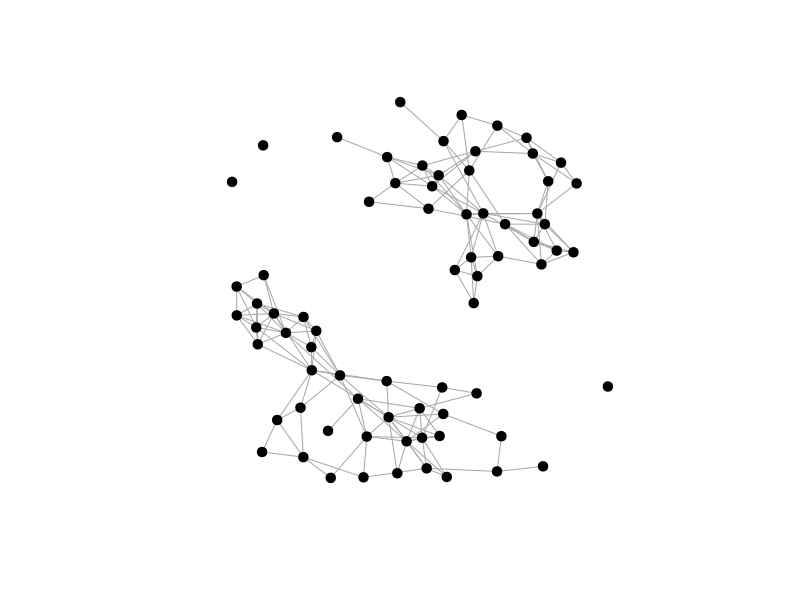
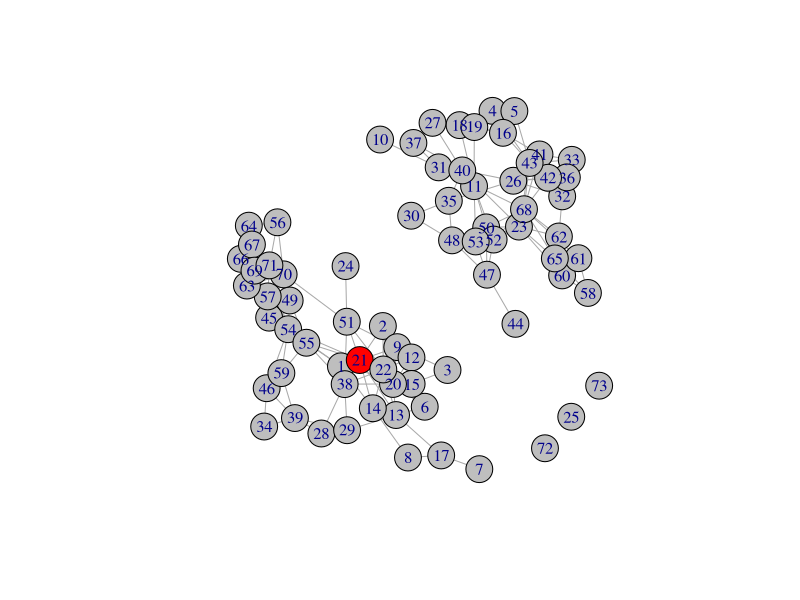
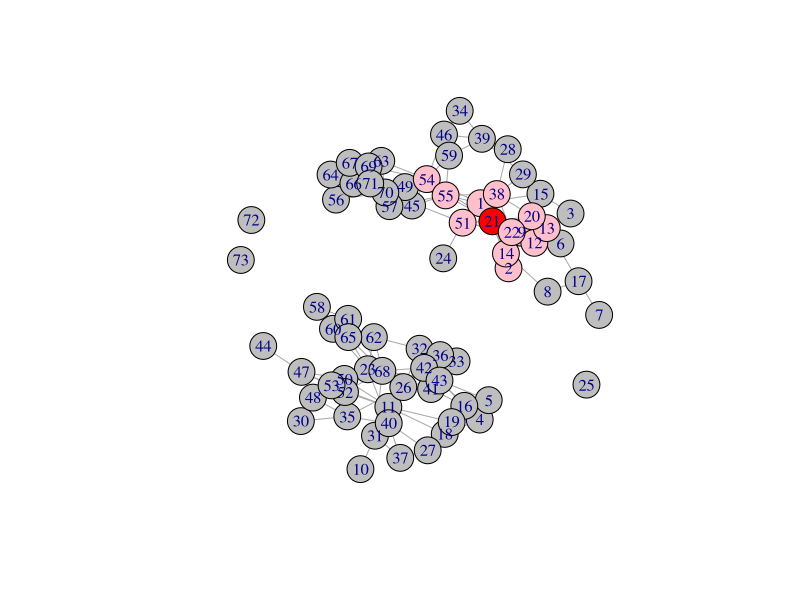
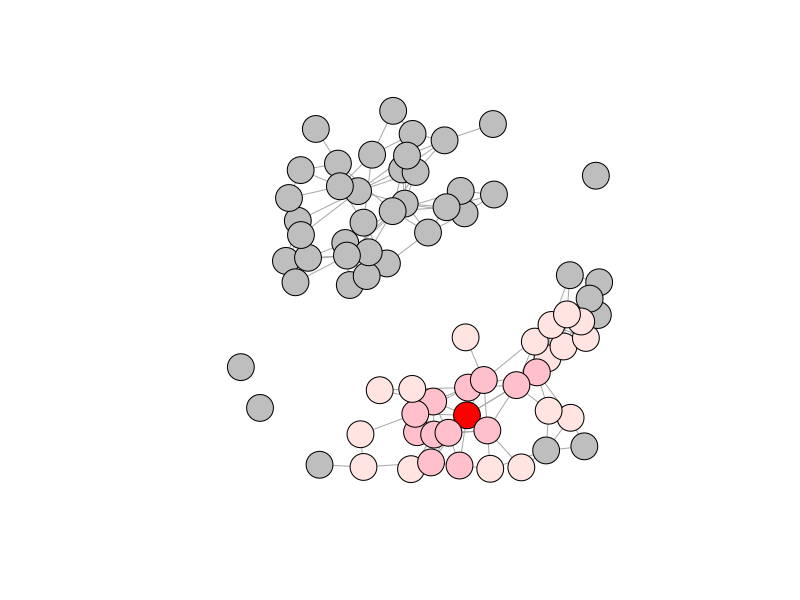
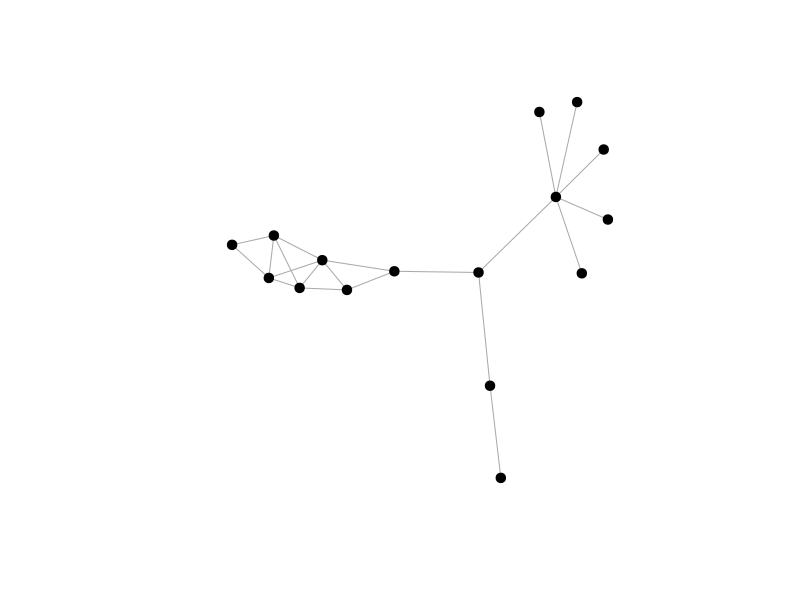
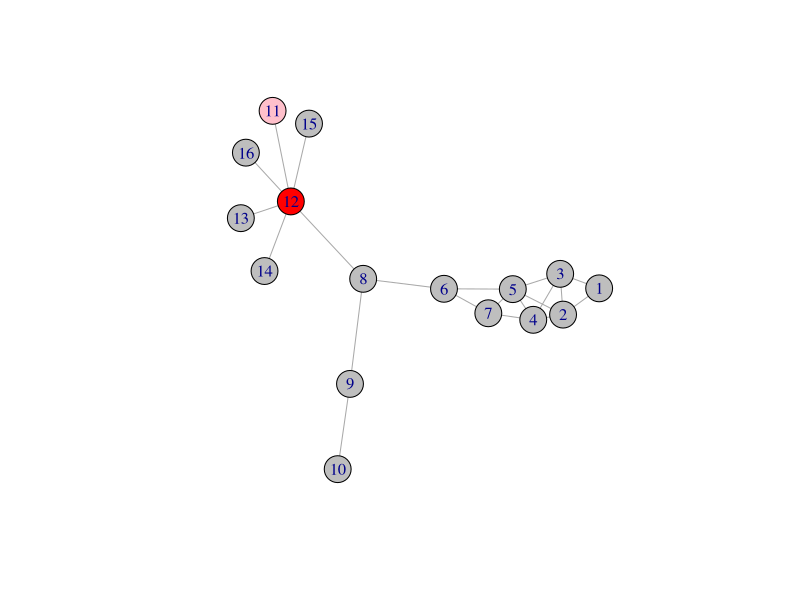
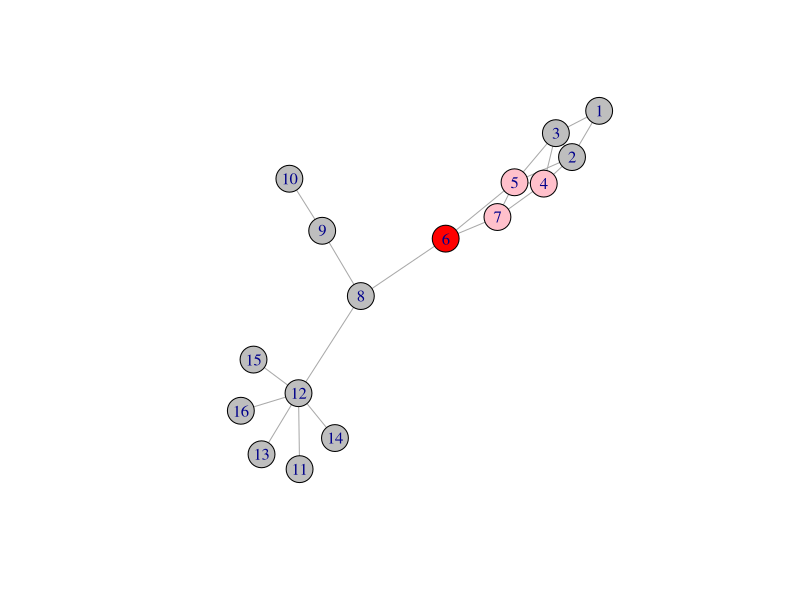
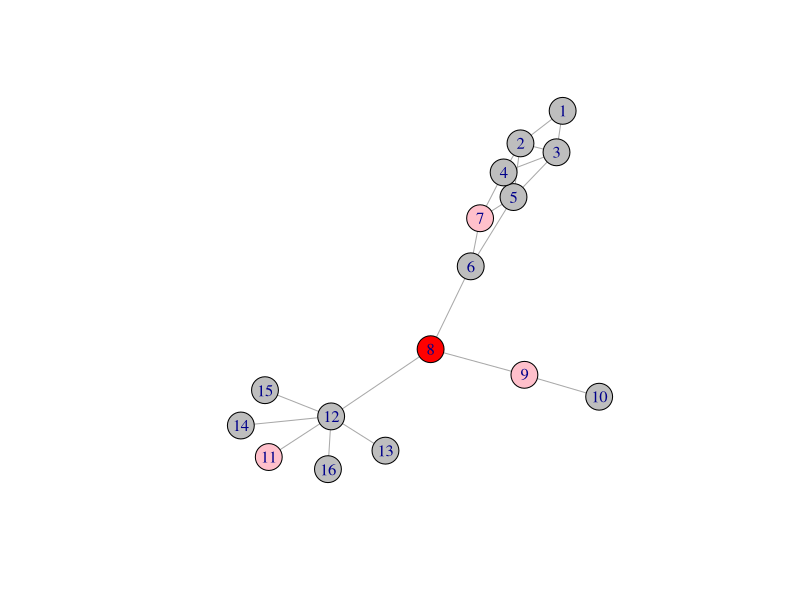

Write R code to recreate these figures, in order.
#### Preamble ####
# Purpose: POL304 Week 10 Network Analysis
# Author: Talia Fabregas
# Date: March 18 2024
# Contact: talia.fabregas@mail.utoronto.ca

#### Workplace Setup ####
# install.packages("sna")
# install.packages("igraph")
library(sna)
library(igraph)

#### Network Analysis Examples ####

# load the coleman data
# display rows 1 to 10, columns 1 to 10
# 10x10 adjacency matrix for friendships in the coleman data
# friendship network
data(coleman)
coleman[1,1:10,1:10]

# make a network graph
# convert adjacency matrix into igraph object
ggraph<-graph_from_adjacency_matrix(coleman[1,,], mode="undirected", diag=FALSE)
# plot it
plot(ggraph, vertex.color="black", vertex.size=5, vertex.label=NA)

# calculate degree centrality using the degree function from the igraph package
degree.cent <- igraph::degree(ggraph)
# this will show the degree centrality of every node in the network
degree.cent
# calculate closeness centrality
closeness_centrality <- igraph::closeness(ggraph)
closeness_centrality

## visualize information speed
V(ggraph)$color <- ifelse(V(ggraph)$name == 21, "red", "grey")
plot(ggraph)

## shortest path of 1
neighbors(ggraph,21)
V(ggraph)$color <- ifelse(V(ggraph)$name %in% neighbors(ggraph,21), "pink", "grey")
V(ggraph)$color[V(ggraph)$name == 21]<- "red"
plot(ggraph)

## shortest path of 2
# convert igraph object back into a matrix
mynet<-as.matrix(igraph::as_adj(ggraph))
# use this to square a matrix (do not try to square an igraph object)
mynet2<-mynet%*%mynet
diag(mynet2)<-0 #a node cannot be connected to itself
neighbors2<-names(mynet2[21,][mynet2[21,]>0])
neighbors2

V(ggraph)$color <- ifelse(V(ggraph)$name %in% neighbors2, "mistyrose", "grey")
V(ggraph)$color[V(ggraph)$name %in% neighbors(ggraph,21)]<- "pink"
V(ggraph)$color[V(ggraph)$name == 21]<- "red"
plot(ggraph, vertex.label=NA)

el <- matrix( c("1", "2", "1", "3","2","3","3","5","2","4","2","5","3","4","4","5","4","7","6","5","5","7","6","7","6","8", "8","9","9","10", "8","12", "11","12",  "12","13","12","14","12","15","12","16"), nc = 2, byrow = TRUE)
g<-graph_from_edgelist(el, directed=F)
# plot the new graph
plot(g, vertex.color="black", vertex.size=5, vertex.label=NA)

# model the spread of information using 12 as the seed
V(g)$color <- ifelse(V(g)$name %in% neighbors(g,12), "pink", "grey")
V(g)$color[V(g)$name == 12]<- "red"
plot(g)

# model the spread using 6 as the seed
V(g)$color <- ifelse(V(g)$name %in% neighbors(g,6), "pink", "grey")
V(g)$color[V(g)$name == 6]<- "red"
plot(g)

# model the spread using 8 as the seed
V(g)$color <- ifelse(V(g)$name %in% neighbors(g,8), "pink", "grey")
V(g)$color[V(g)$name == 8]<- "red"
plot(g)
